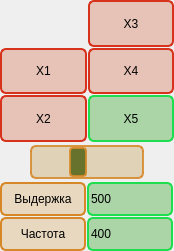
<?xml version="1.0" encoding="UTF-8"?>
<ui version="4.0">
 <class>WidgetCameraControl</class>
 <widget class="QWidget" name="WidgetCameraControl">
  <property name="geometry">
   <rect>
    <x>0</x>
    <y>0</y>
    <width>174</width>
    <height>251</height>
   </rect>
  </property>
  <property name="maximumSize">
   <size>
    <width>184</width>
    <height>16777215</height>
   </size>
  </property>
  <property name="windowTitle">
   <string>Form</string>
  </property>
  <property name="styleSheet">
   <string notr="true">QPushButton
{
   background-color: rgba(204, 53, 10, 62);
    border: 2px solid line;
    border-radius: 6px;	
	border-color: rgb(215, 50, 28);
}

QPushButton::checked
{
	
	background-color: rgba(32, 156, 19, 83);
    border: 2px solid line;
    border-radius: 6px;
   
	border-color: rgb(30, 221, 78);
}

QLineEdit
{
	
	background-color: rgba(32, 156, 19, 83);
    border: 2px solid line;
    border-radius: 6px;
   
	border-color: rgb(30, 221, 78);
}

QGroupBox
{
border: 0px solid line black;
}</string>
  </property>
  <layout class="QGridLayout" name="gridLayout">
   <property name="leftMargin">
    <number>0</number>
   </property>
   <property name="topMargin">
    <number>0</number>
   </property>
   <property name="rightMargin">
    <number>0</number>
   </property>
   <property name="bottomMargin">
    <number>0</number>
   </property>
   <property name="spacing">
    <number>1</number>
   </property>
   <item row="0" column="0">
    <widget class="QGroupBox" name="groupBox">
     <property name="title">
      <string/>
     </property>
     <layout class="QGridLayout" name="gridLayout_3">
      <property name="leftMargin">
       <number>0</number>
      </property>
      <property name="topMargin">
       <number>0</number>
      </property>
      <property name="rightMargin">
       <number>0</number>
      </property>
      <property name="bottomMargin">
       <number>0</number>
      </property>
      <property name="spacing">
       <number>1</number>
      </property>
      <item row="1" column="0">
       <widget class="QLabel" name="label">
        <property name="sizePolicy">
         <sizepolicy hsizetype="Preferred" vsizetype="Expanding">
          <horstretch>0</horstretch>
          <verstretch>0</verstretch>
         </sizepolicy>
        </property>
        <property name="minimumSize">
         <size>
          <width>0</width>
          <height>0</height>
         </size>
        </property>
        <property name="maximumSize">
         <size>
          <width>10000</width>
          <height>10000</height>
         </size>
        </property>
        <property name="styleSheet">
         <string notr="true">QLabel
{
border: 0px solid line black;
}</string>
        </property>
        <property name="text">
         <string/>
        </property>
        <property name="scaledContents">
         <bool>true</bool>
        </property>
        <property name="alignment">
         <set>Qt::AlignmentFlag::AlignCenter</set>
        </property>
        <property name="margin">
         <number>2</number>
        </property>
        <property name="indent">
         <number>0</number>
        </property>
       </widget>
      </item>
      <item row="3" column="1">
       <widget class="QPushButton" name="butZoom5">
        <property name="sizePolicy">
         <sizepolicy hsizetype="Minimum" vsizetype="Preferred">
          <horstretch>0</horstretch>
          <verstretch>0</verstretch>
         </sizepolicy>
        </property>
        <property name="minimumSize">
         <size>
          <width>0</width>
          <height>0</height>
         </size>
        </property>
        <property name="maximumSize">
         <size>
          <width>16777215</width>
          <height>16777215</height>
         </size>
        </property>
        <property name="text">
         <string>X5</string>
        </property>
        <property name="checkable">
         <bool>true</bool>
        </property>
        <property name="checked">
         <bool>true</bool>
        </property>
        <property name="autoExclusive">
         <bool>true</bool>
        </property>
       </widget>
      </item>
      <item row="3" column="0">
       <widget class="QPushButton" name="butZoom2">
        <property name="sizePolicy">
         <sizepolicy hsizetype="MinimumExpanding" vsizetype="MinimumExpanding">
          <horstretch>0</horstretch>
          <verstretch>0</verstretch>
         </sizepolicy>
        </property>
        <property name="minimumSize">
         <size>
          <width>0</width>
          <height>0</height>
         </size>
        </property>
        <property name="maximumSize">
         <size>
          <width>16777215</width>
          <height>16777215</height>
         </size>
        </property>
        <property name="text">
         <string>X2</string>
        </property>
        <property name="checkable">
         <bool>true</bool>
        </property>
        <property name="autoExclusive">
         <bool>true</bool>
        </property>
       </widget>
      </item>
      <item row="2" column="1">
       <widget class="QPushButton" name="butZoom4">
        <property name="sizePolicy">
         <sizepolicy hsizetype="Preferred" vsizetype="Preferred">
          <horstretch>0</horstretch>
          <verstretch>0</verstretch>
         </sizepolicy>
        </property>
        <property name="minimumSize">
         <size>
          <width>0</width>
          <height>0</height>
         </size>
        </property>
        <property name="maximumSize">
         <size>
          <width>16777215</width>
          <height>16777215</height>
         </size>
        </property>
        <property name="text">
         <string>X4</string>
        </property>
        <property name="checkable">
         <bool>true</bool>
        </property>
        <property name="autoExclusive">
         <bool>true</bool>
        </property>
       </widget>
      </item>
      <item row="2" column="0">
       <widget class="QPushButton" name="butZoom1">
        <property name="sizePolicy">
         <sizepolicy hsizetype="Preferred" vsizetype="MinimumExpanding">
          <horstretch>0</horstretch>
          <verstretch>0</verstretch>
         </sizepolicy>
        </property>
        <property name="minimumSize">
         <size>
          <width>0</width>
          <height>0</height>
         </size>
        </property>
        <property name="maximumSize">
         <size>
          <width>16777215</width>
          <height>16777215</height>
         </size>
        </property>
        <property name="text">
         <string>X1</string>
        </property>
        <property name="checkable">
         <bool>true</bool>
        </property>
        <property name="autoExclusive">
         <bool>true</bool>
        </property>
       </widget>
      </item>
      <item row="1" column="1">
       <widget class="QPushButton" name="butZoom3">
        <property name="sizePolicy">
         <sizepolicy hsizetype="Expanding" vsizetype="Minimum">
          <horstretch>0</horstretch>
          <verstretch>0</verstretch>
         </sizepolicy>
        </property>
        <property name="minimumSize">
         <size>
          <width>0</width>
          <height>0</height>
         </size>
        </property>
        <property name="maximumSize">
         <size>
          <width>16777215</width>
          <height>16777215</height>
         </size>
        </property>
        <property name="text">
         <string>X3</string>
        </property>
        <property name="checkable">
         <bool>true</bool>
        </property>
        <property name="autoExclusive">
         <bool>true</bool>
        </property>
       </widget>
      </item>
      <item row="4" column="0" colspan="2">
       <widget class="QScrollBar" name="scrollSetZoom">
        <property name="sizePolicy">
         <sizepolicy hsizetype="Minimum" vsizetype="Minimum">
          <horstretch>0</horstretch>
          <verstretch>0</verstretch>
         </sizepolicy>
        </property>
        <property name="minimumSize">
         <size>
          <width>0</width>
          <height>38</height>
         </size>
        </property>
        <property name="styleSheet">
         <string notr="true">QScrollBar:horizontal {
	background-color: rgba(181, 126, 24, 0.26);
    border: 2px solid line;
    border-radius: 6px;
   
	border-color: rgba(214, 136, 41, 0.87);
    width: 80px;
    min-height: 30px;
  margin: 2px 30px 2px 30px;
}

 QScrollBar::handle:horizontal 
 {
	background-color: rgba(103, 115, 44, 1);
    border: 2px solid line;
    border-radius: 4px;
   
	border-color: rgba(214, 136, 41, 0.87);
    min-width: 14px;
    min-height: 20px;
 }


 QScrollBar::sub-line:horizontal,QScrollBar::sub-line:horizontal:pressed
 {
     border: 2px solid grey;
     border-radius: 4px;
     height: 30px;
     width: 20px;
     subcontrol-position: left;
     subcontrol-origin: margin;

     image: url(D:/PICTURES/ImagesToPrograms/arrow_up.png);

	 border-color: rgba(214, 136, 41, 0.87);
     background: rgba(94, 84, 71, 0.38);

     margin: 2px 2px 2px 2px;
 }

 QScrollBar::sub-line:horizontal:pressed
 {
	 border-color: rgba(214, 110, 41, 0.87);
     background: rgba(94, 81, 71, 0.76);
 }

 QScrollBar::add-line:horizontal, QScrollBar::add-line:horizontal:pressed
 {
     border: 2px solid grey;
     border-radius: 4px;
     height: 30px;
     width: 20px;
     subcontrol-position: right;
     subcontrol-origin: margin;
     image: url(D:/PICTURES/ImagesToPrograms/arrow_down.png);

	 border-color: rgba(214, 136, 41, 0.87);
     background: rgba(94, 84, 71, 0.38);
 margin: 2px 2px 2px 2px;
 }

 QScrollBar::add-line:horizontal:pressed
 {
	 border-color: rgba(214, 110, 41, 0.87);
     background: rgba(94, 81, 71, 0.76);
 }

 QScrollBar::up-arrow:horizontal 
 {
     border: 0px solid grey;
     width: 60px;
     height: 15px;
 }
 
 QScrollBar::left-arrow:horizontal 
 {
     border: 0px solid grey;
     width: 60px;
     height: 15px;
 }

QScrollBar::add-page:horizontal, QScrollBar::sub-page:horizontal
 {
  background-color: none;
 }</string>
        </property>
        <property name="value">
         <number>40</number>
        </property>
        <property name="orientation">
         <enum>Qt::Orientation::Horizontal</enum>
        </property>
       </widget>
      </item>
     </layout>
    </widget>
   </item>
   <item row="1" column="0">
    <layout class="QGridLayout" name="gridLayout_2">
     <property name="spacing">
      <number>1</number>
     </property>
     <item row="0" column="0">
      <widget class="QPushButton" name="butSetExposure">
       <property name="sizePolicy">
        <sizepolicy hsizetype="Minimum" vsizetype="Minimum">
         <horstretch>0</horstretch>
         <verstretch>0</verstretch>
        </sizepolicy>
       </property>
       <property name="minimumSize">
        <size>
         <width>0</width>
         <height>34</height>
        </size>
       </property>
       <property name="maximumSize">
        <size>
         <width>86</width>
         <height>16777215</height>
        </size>
       </property>
       <property name="styleSheet">
        <string notr="true">QPushButton
{
	background-color: rgba(209, 142, 34, 60);
    border: 2px solid line;
    border-radius: 6px;
   
	border-color: rgb(214, 136, 41);
}

QPushButton:pressed
{
    background-color: rgba(209, 142, 34, 110);
    border: 4px solid line;
    border-radius: 6px;
   
	
	border-color: rgb(171, 86, 38);
}</string>
       </property>
       <property name="text">
        <string>Выдержка</string>
       </property>
      </widget>
     </item>
     <item row="0" column="1">
      <widget class="QLineEdit" name="lineExposure">
       <property name="sizePolicy">
        <sizepolicy hsizetype="Preferred" vsizetype="Minimum">
         <horstretch>0</horstretch>
         <verstretch>0</verstretch>
        </sizepolicy>
       </property>
       <property name="maximumSize">
        <size>
         <width>86</width>
         <height>16777215</height>
        </size>
       </property>
       <property name="text">
        <string>500</string>
       </property>
      </widget>
     </item>
     <item row="1" column="0">
      <widget class="QPushButton" name="pushButton">
       <property name="sizePolicy">
        <sizepolicy hsizetype="Minimum" vsizetype="Minimum">
         <horstretch>0</horstretch>
         <verstretch>0</verstretch>
        </sizepolicy>
       </property>
       <property name="minimumSize">
        <size>
         <width>0</width>
         <height>34</height>
        </size>
       </property>
       <property name="maximumSize">
        <size>
         <width>86</width>
         <height>16777215</height>
        </size>
       </property>
       <property name="styleSheet">
        <string notr="true">QPushButton
{
	background-color: rgba(209, 142, 34, 60);
    border: 2px solid line;
    border-radius: 6px;
   
	border-color: rgb(214, 136, 41);
}

QPushButton:pressed
{
    background-color: rgba(209, 142, 34, 110);
    border: 4px solid line;
    border-radius: 6px;
   
	
	border-color: rgb(171, 86, 38);
}</string>
       </property>
       <property name="text">
        <string>Частота</string>
       </property>
      </widget>
     </item>
     <item row="1" column="1">
      <widget class="QLineEdit" name="lineEdit">
       <property name="sizePolicy">
        <sizepolicy hsizetype="Expanding" vsizetype="Minimum">
         <horstretch>0</horstretch>
         <verstretch>0</verstretch>
        </sizepolicy>
       </property>
       <property name="maximumSize">
        <size>
         <width>86</width>
         <height>16777215</height>
        </size>
       </property>
       <property name="text">
        <string>400</string>
       </property>
      </widget>
     </item>
    </layout>
   </item>
  </layout>
 </widget>
 <resources>
  <include location="Images.qrc"/>
 </resources>
 <connections/>
</ui>
